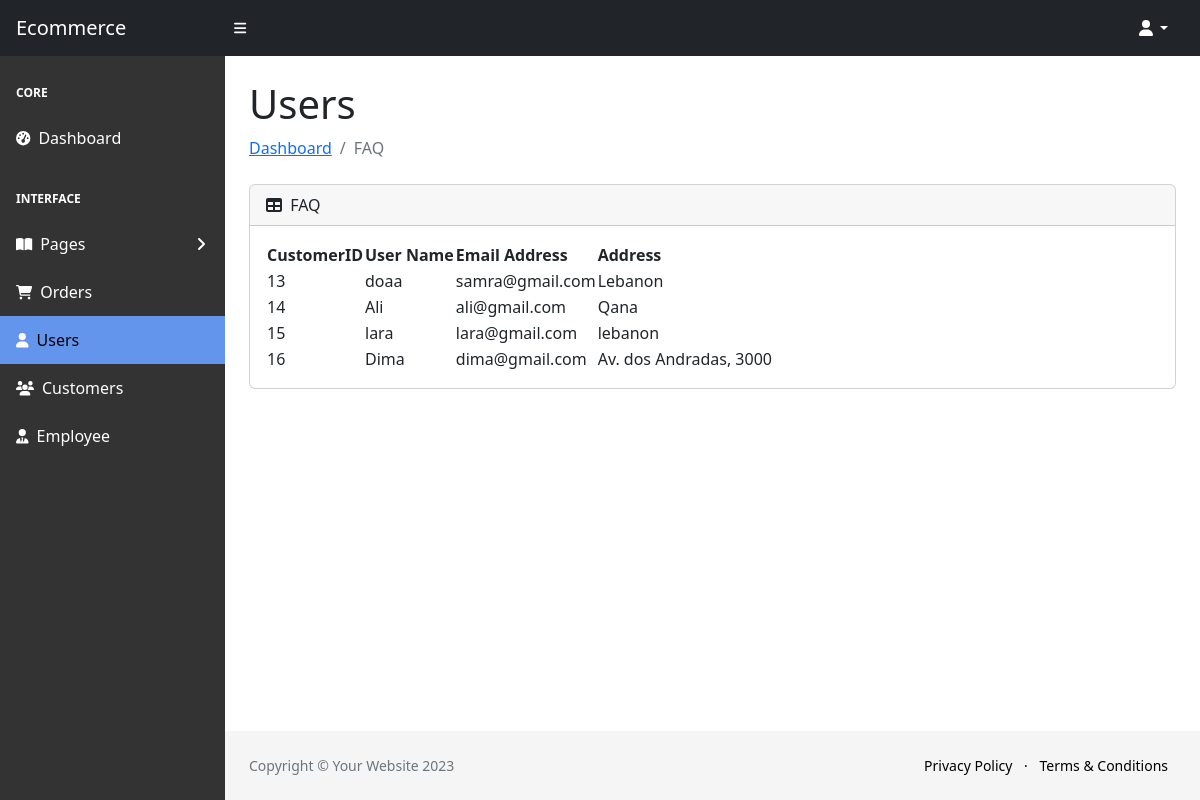
Page /adminPanelSherke/adminPanelSherke/users.php on the committed database.
### tables this page shows
CREATE TABLE `customers` (
  `CustomerID` int(11) NOT NULL,
  `UserName` varchar(50) DEFAULT NULL,
  `Email` varchar(100) DEFAULT NULL,
  `Password` varchar(255) DEFAULT NULL,
  `user_type` varchar(255) NOT NULL DEFAULT 'customer',
  `Address` varchar(100) NOT NULL
);

### adminPanelSherke/adminPanelSherke/class/DAL.class.php (called while the page is built, shortened)
<?php
class DAL
{
    public $servername = "localhost";
    public $username = "root";
    public $password = "";
    public $dbname = "level3-ecomerce";
    private function connect()
    {
        $conn = new mysqli($this->servername, $this->username, $this->password, $this->dbname);
        return $conn;
    }
    public function getdata($sql)
    {
        $conn = $this->connect();
        $result = $conn->query($sql);
        $results = $result->fetch_all(MYSQLI_ASSOC);
        return $results;
    }
}

### adminPanelSherke/adminPanelSherke/class/users.class.php (called while the page is built, shortened)
<?php
require_once('DAL.class.php');
class User extends DAL
{
    function getAllUsers()
    {
        $sql = "SELECT * From customers";
        return $this->getdata($sql);
    }
}

### adminPanelSherke/adminPanelSherke/users.php (the view, shortened to what this page needs)
<!DOCTYPE html>
<html lang="en">
<?php require_once("class/users.class.php"); ?>
<?php require_once('components/header.php'); ?>
<?php $user = new User();
$allCustomers = $user->getAllUsers(); ?>
<body class="sb-nav-fixed">
    <?php require_once('components/nav.php'); ?>
    <?php require_once('components/sidebar.php'); ?>
    <div id="layoutSidenav_content">
        <main>
            <div class="container-fluid px-4">
                <h1 class="mt-4">Users</h1>
                <ol class="breadcrumb mb-4">
                    <li class="breadcrumb-item active"><a href="index.php">Dashboard</a></li>
                    <li class="breadcrumb-item active">FAQ</li>
                </ol>
                <div class="card mb-4">
                    <div class="card-header">
                        <i class="fas fa-table me-1"></i>
                        FAQ
                    </div>
                    <div class="card-body">
                        <table id="datatablesSimple">
                            <thead>
                                <tr>
                                    <th>CustomerID</th>
                                    <th>
                                        User Name
                                    </th>
                                    <th>Email Address</th>
                                    <th>Address</th>
                                </tr>
                            </thead>
                            <tbody>
                                <?php
                                foreach ($allCustomers as $customer) {
                                ?>
                                    <tr>
                                        <td><?php echo $customer['CustomerID'] ?></td>
                                        <td><?php echo $customer['UserName'] ?></td>
                                        <td><?php echo $customer['Email'] ?></td>
                                        <td><?php echo $customer['Address'] ?></td>
                                    </tr>
                                <?php } ?>
                            </tbody>
                        </table>
                    </div>
                </div>
            </div>
        </main>
        <?php require_once('components/footer.php'); ?>
    </div>
    </div>
</body>

### rows in the picture
customers: CustomerID "13", UserName "doaa", Email "samra@gmail.com", Address "Lebanon"
customers: CustomerID "14", UserName "Ali", Email "ali@gmail.com", Address "Qana"
customers: CustomerID "15", UserName "lara", Email "lara@gmail.com", Address "lebanon"
customers: CustomerID "16", UserName "Dima", Email "dima@gmail.com", Address "Av. dos Andradas, 3000"
